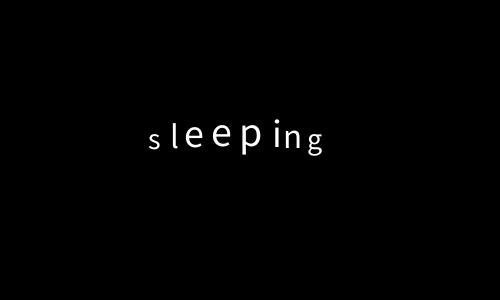
Frame 1 (no input)
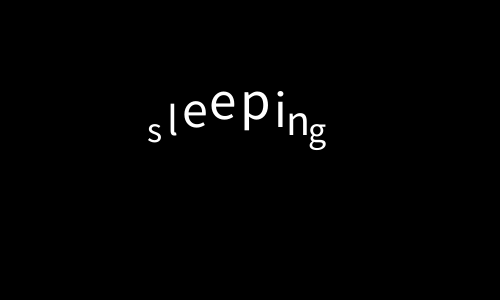
Frame 60 (the mouse pressed at the canvas centre just before this capture)
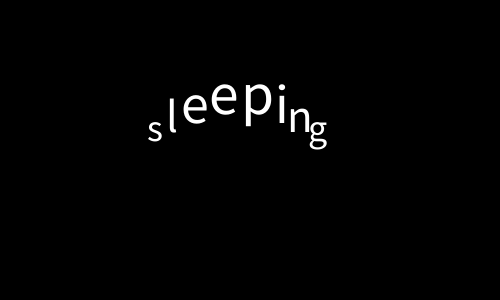
Frame 120 (the mouse held since frame 60 and released just before this capture)

The Processing sketch that drew these frames (run headless with seeded random() and noise(); from frame 60 on, the mouse is pressed at the canvas centre):

// Processing sketch: processing_89657
// ── processing_89657.pde

float mm;
float mf;
int k=200;
int j=10;
int n=10;
float ty = 150;


void setup(){
  size(500,300);
}

void draw(){
  fill(0);
  rect(0,0,width,height);
  int i =frameCount % k; 
  if(i<k/2){
    mm=i/j+n;
    mf=i;
  }else{
    mm=(-1*i+k)/j+n;
    mf=-1*i+k;
  }
  drawtext();
}

void drawtext(){ 
  textSize(mm+20);
  text("s",width/2-200-mm/6,ty-sqrt(mf));
  fill(255);
  textSize(mm+20);
  text("s",width/2-100-mm/6,ty-sqrt(mf));
  textSize(mm*1.5+20);
  text("l",width/2-75-mm/2,ty-sqrt(mf)*2);
  textSize(mm*2+20);
  text("e",width/2-63-mm/3,ty-sqrt(mf)*3);
  textSize(mm*2.2+20);
  text("e",width/2-37-mm/4,ty-sqrt(mf)*4);
  text("p",width/2-14+mm/4,ty-sqrt(mf)*4);
  textSize(mm*2+20);
  text("i",width/2+19+mm/3,ty-sqrt(mf)*3);
  textSize(mm*1.5+20);
  text("n",width/2+28+mm/2,ty-sqrt(mf)*2);
  textSize(mm+20);
  text("g",width/2+55+mm/6,ty-sqrt(mf));
}
